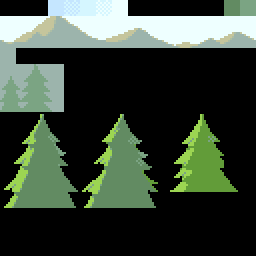
#> input picture assets/trees.png, 128 x 128 px (shown 2 times larger)
$ python render_bike_loop.py
#> lines starting #> are read from the running program, lines starting #| are printed output that depends on the picture
### gba.py
"""Mini GBA-style renderer (BG layers + OAM sprites) for the Pokemon Emerald
bike scene, driven by the assets in graphics/intro/scene_2 of pret/pokeemerald.

Only the pieces the scene needs: 4bpp tile graphics, text BGs with a 32x32
screenblock, and non-affine OBJs with a center-anchored position.
"""

import numpy as np
from PIL import Image

DISPLAY_W, DISPLAY_H = 240, 160
TILE = 8
SCREENBLOCK_TILES = 32  # 32x32 tiles == 256x256 px


def load_indexed(path):
    """PNG (indexed) -> (index array HxW uint8, palette as Nx3 uint8)."""
#> called with path = 'assets/trees.png'
    im = Image.open(path)
#> im is the input picture: PIL image 128x128 P; mean R, G, B 55.5, 67.7, 55
    assert im.mode == "P", f"{path} is {im.mode}, expected indexed"
    pal = np.array(im.getpalette()[: 16 * 3], dtype=np.uint8).reshape(-1, 3)
#> pal = 16 rows, first 8: [0, 0, 0], [156, 189, 246], [172, 205, 246], [197, 230, 255], [213, 246, 255], [238, 255, 255], [156, 180, 172], [197, 197, 156]
    return np.array(im, dtype=np.uint8), pal


# [6 lines left out: function load_jasc_pal, not called in this run]


def load_screenblocks(path):
    """Tilemap .bin -> list of (32,32) uint16 screenblocks."""
    raw = np.fromfile(path, dtype="<u2")
    n = raw.size // (SCREENBLOCK_TILES * SCREENBLOCK_TILES)
    return [
        raw[i * 1024 : (i + 1) * 1024].reshape(SCREENBLOCK_TILES, SCREENBLOCK_TILES)
        for i in range(n)
    ]


# [81 lines left out: functions tile_from_sheet, build_bg, build_bg_palnums, palette_bank, build_bg_rgba, cut_obj and 1 more, not called in this run]


class Canvas:
    """RGB framebuffer drawn back-to-front."""

    def __init__(self, backdrop):
        self.rgb = np.zeros((DISPLAY_H, DISPLAY_W, 3), dtype=np.uint8)
        self.rgb[:, :] = backdrop

    # [22 lines left out: functions blit_bg, blit_sprite, not called in this run]


def gba_sin(idx, amp):
    """pokeemerald Sin(): amplitude-scaled sine over a 256-step period."""
    return int(round(amp * np.sin(2 * np.pi * (idx % 256) / 256)))


def gba_cos(idx, amp):
    return int(round(amp * np.cos(2 * np.pi * (idx % 256) / 256)))

### render_bike_loop.py
#!/usr/bin/env python3
"""Render the Pokemon Emerald bike-ride scene as a seamless animated loop.

Rebuilds the scene from the pret/pokeemerald assets (graphics/intro/scene_2)
rather than capturing the emulator, so the loop can be made frame-exact and
rendered at any scale.

  python3 render_bike_loop.py --scene day --scale 4 --format gif mp4
"""

import argparse
import os
import subprocess

import numpy as np
from PIL import Image

from gba import (
    DISPLAY_H,
    DISPLAY_W,
    Canvas,
    build_bg_rgba,
    cut_obj,
    palette_bank,
    gba_cos,
    gba_sin,
    load_indexed,
    load_jasc_pal,
    load_screenblocks,
    split_frames,
)

ASSETS = os.path.join(os.path.dirname(os.path.abspath(__file__)), "assets")


def a(name):
    return os.path.join(ASSETS, name)


# Backdrop layer set per scene: (tileset png, tilemap bin, far/near bg palette,
# ground palette, moving-scenery sheet, its palette, sprite layout key)
SCENES = {
    # Intro scene 2: daytime, forest
    "day": dict(bg="trees.png", map="trees_map.bin", bgpal=None,
                grasspal=None, scenery="trees_small.png", scenerypal=None,
                layout="trees"),
    # Credits: forest at sunset
    "sunset": dict(bg="trees.png", map="trees_map.bin", bgpal="trees_sunset.pal",
                   grasspal="grass_sunset.pal", scenery="trees_small.png",
                   scenerypal="trees_sunset.pal", layout="trees"),
    # Credits: town at night
    "night": dict(bg="houses.png", map="houses_map.bin", bgpal="houses.pal",
                  grasspal="grass_night.pal", scenery="house_silhouette.png",
                  scenerypal=None, layout="houses"),
    # Credits: ocean at morning
    "ocean": dict(bg="clouds_bg.png", map="clouds_bg_map.bin", bgpal="clouds_bg.pal",
                  grasspal=None, scenery="clouds.png", scenerypal=None,
                  layout="clouds"),
    "ocean_sunset": dict(bg="clouds_bg.png", map="clouds_bg_map.bin",
                         bgpal="clouds_bg_sunset.pal", grasspal="grass_sunset.pal",
                         scenery="clouds.png", scenerypal="clouds_sunset.pal",
                         layout="clouds"),
}

# Moving-scenery sprite layouts, straight from sSpriteMetadata_* in
# intro_credits_graphics.c: (anim frame, w, h, x, y, subpriority)
SCENERY_LAYOUTS = {
    "trees": [
        (0, 32, 32, 16, 88, 100), (0, 32, 32, 80, 88, 100),
         (0, 32, 32, 144, 88, 100), (0, 32, 32, 208, 88, 100),
         (16, 16, 32, 40, 88, 101), (16, 16, 32, 104, 88, 101),
         (16, 16, 32, 168, 88, 101), (16, 16, 32, 232, 88, 101),
         (24, 16, 16, 56, 96, 102), (24, 16, 16, 120, 96, 102),
         (24, 16, 16, 184, 96, 102), (24, 16, 16, 248, 96, 102)
    ],
    "houses": [
        (0, 32, 32, 24, 88, 100), (0, 32, 32, 64, 88, 100),
         (0, 32, 32, 104, 88, 100), (0, 32, 32, 144, 88, 100),
         (0, 32, 32, 184, 88, 100), (0, 32, 32, 224, 88, 100)
    ],
    "clouds": [
        (0, 32, 32, 72, 32, 100), (0, 32, 32, 158, 32, 100),
         (16, 16, 16, 192, 40, 101), (16, 16, 16, 56, 40, 101),
         (20, 16, 8, 100, 44, 102), (20, 16, 8, 152, 44, 102),
         (22, 16, 8, 8, 46, 103), (22, 16, 8, 56, 46, 103),
         (22, 16, 8, 240, 46, 103)
    ],
}

# Scroll speeds in px/frame. The game's own values (CreateBicycleBgAnimationTask
# with 0x4000/0x400/0x10, scenery xOff 0x2000/0x1000) never realign, so the loop
# preset rounds them to values whose period divides LOOP_FRAMES.
LOOP_FRAMES = 256
SPEEDS_LOOP = dict(grass=4.0, bg2=1.0, bg3=0.0, scenery_big=1.125, scenery_small=2.25)
SPEEDS_GAME = dict(grass=4.0, bg2=0.25, bg3=0.0625, scenery_big=0.125,
                   scenery_small=0.0625)


def main():
    p = argparse.ArgumentParser(description=__doc__,
                                formatter_class=argparse.RawDescriptionHelpFormatter)
    p.add_argument("--scene", default="day", choices=sorted(SCENES))
    p.add_argument("--gender", default="male", choices=["male", "female"])
    p.add_argument("--sheet", default="intro", choices=["intro", "credits"],
                   help="intro = 4-frame rider sheet, credits = 7-frame sheet")
    p.add_argument("--scale", type=int, default=4)
    p.add_argument("--frames", type=int, default=LOOP_FRAMES)
    p.add_argument("--fps", type=float, default=59.7275)
    p.add_argument("--step", type=int, default=1,
                   help="keep every Nth frame (2 halves GIF size; the loop stays "
                        "seamless as long as N divides --frames)")
    p.add_argument("--speeds", default="loop", choices=["loop", "game"])
    p.add_argument("--format", nargs="+", default=["gif", "mp4"],
                   choices=["gif", "mp4", "webm", "png"])
    p.add_argument("--out", default="out")
    p.add_argument("--pokemon", default="manectric,torchic,volbeat,flygon",
                   help="comma-separated subset of manectric,torchic,volbeat,"
                        "flygon,latios,latias")
    args = p.parse_args()

    scene = SCENES[args.scene]
    speeds = SPEEDS_LOOP if args.speeds == "loop" else SPEEDS_GAME
    os.makedirs(args.out, exist_ok=True)

    # --- backgrounds -------------------------------------------------------
    bg_sheet, bg_own_pal = load_indexed(a(scene["bg"]))
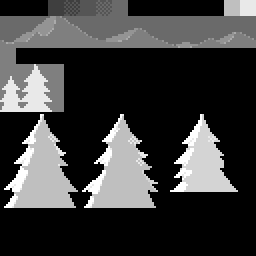
#> bg_sheet: shape (128, 128) (shown 2 times larger); min 0, max 12, mean 2.82; drawn with min black and max white
#> bg_own_pal has the same summary as pal in load_indexed
    bg_pal = load_jasc_pal(a(scene["bgpal"])) if scene["bgpal"] else bg_own_pal
#> bg_pal has the same summary as pal in load_indexed
    blocks = load_screenblocks(a(scene["map"]))

    grass_sheet, grass_own_pal = load_indexed(a("grass.png"))
    grass_pal = load_jasc_pal(a(scene["grasspal"])) if scene["grasspal"] else grass_own_pal

    # The BG palette file lands at slot 0 and spills into 1 and 2 when it holds
    # more than 16 colours; grass always loads at slot 15. Each tilemap entry
    # then picks which slot its tile uses.
    bank = palette_bank([(0, bg_pal), (15, grass_pal)])

    # trees_map/houses_map/clouds_bg_map hold two screenblocks: 6 -> BG3, 7 -> BG2
    bg3 = build_bg_rgba(bg_sheet, blocks[0], bank)
    bg2 = build_bg_rgba(bg_sheet, blocks[1], bank) if len(blocks) > 1 else None
    bg1 = build_bg_rgba(grass_sheet, load_screenblocks(a("grass_map.bin"))[0], bank)

    scenery_sheet, scenery_own_pal = load_indexed(a(scene["scenery"]))
    scenery_pal = (load_jasc_pal(a(scene["scenerypal"])) if scene["scenerypal"]
                   else scenery_own_pal)
    scenery_meta = SCENERY_LAYOUTS[scene["layout"]]

    backdrop = bank[0, 0]

    # --- rider + bike ------------------------------------------------------
    who = "brendan" if args.gender == "male" else "may"
    if args.sheet == "credits":
        rider_sheet, rider_pal = load_indexed(a(f"{who}_credits.png"))
    else:
        rider_sheet, _ = load_indexed(a(f"{who}.png"))
        rider_pal = load_jasc_pal(a("player.pal"))
    rider_frames = split_frames(rider_sheet, 64, 64)[:4]
    bike_sheet, _ = load_indexed(a("bicycle.png"))
    bike_frames = split_frames(bike_sheet, 64, 32)

    # --- accompanying pokemon ---------------------------------------------
    mons = [m.strip() for m in args.pokemon.split(",") if m.strip()]

    manectric_sheet, manectric_pal = load_indexed(a("manectric.png"))
    manectric_frames = split_frames(manectric_sheet, 64, 64)
    torchic_sheet, torchic_pal = load_indexed(a("torchic.png"))
    torchic_frames = split_frames(torchic_sheet, 32, 32)
    volbeat_sheet, volbeat_pal = load_indexed(a("volbeat.png"))
    volbeat_frames = split_frames(volbeat_sheet, 32, 32)

    flyer_name = next((m for m in mons if m in ("flygon", "latios", "latias")), None)
    flyer_frames = flyer_pal = None
    if flyer_name:
        flyer_sheet, flyer_pal = load_indexed(a(f"{flyer_name}.png"))
        flyer_frames = split_frames(flyer_sheet, 64, 64)

    # Rider wobble: the game picks it at random every 8th frame; a fixed
    # 4-step pattern keeps it seamless across the loop.
    wobble = [0, -1, 0, 1]

    frames = []
    for f in range(0, args.frames, args.step):
        c = Canvas(backdrop)

        # BG3 starts at hofs 8 (tBg3PosHi in CreateBicycleBgAnimationTask)
        c.blit_bg(bg3, 8 - speeds["bg3"] * f, 0)

        # Moving-scenery OBJs sit at OAM priority 3: over BG3, under BG2/BG1
        for meta in sorted(scenery_meta, key=lambda m: -m[5]):
            tile, w, h, x0, y0, _ = meta
            v = speeds["scenery_big"] if w >= 32 else speeds["scenery_small"]
            x = ((x0 + v * f + 32) % 288) - 32
            frame = cut_obj(scenery_sheet, tile, w, h)
            c.blit_sprite(frame, scenery_pal, x - w // 2, y0 - h // 2)

        if bg2 is not None:
            c.blit_bg(bg2, -speeds["bg2"] * f, 0)
        c.blit_bg(bg1, -speeds["grass"] * f, 0)

        # --- OBJ priority 1: flyer, volbeat, rider, torchic, manectric -----
        if flyer_frames is not None:
            fy = 46 + gba_sin(f * 4, 8)
            # left and right halves of one 128x64 pokemon
            c.blit_sprite(flyer_frames[0], flyer_pal, 168 - 32 - 32, fy - 32)
            c.blit_sprite(flyer_frames[1], flyer_pal, 168 + 32 - 32, fy - 32)

        if "volbeat" in mons:
            # Figure-8 from VOLBEAT_FIGURE_8 in intro.c, kept inside the frame
            vx = 56 + gba_sin(0xC0 + f * 2, 26)
            vy = 72 + gba_sin(0x80 + f * 4, 0x14)
            vf = volbeat_frames[(f // 2) % 2]
            c.blit_sprite(vf, volbeat_pal, vx - 16, vy - 16)

        ry = 100 + wobble[(f // 8) % 4]
        rf = (f // 4) % 4
        c.blit_sprite(bike_frames[rf], rider_pal, 120 - 32, ry + 8 - 16)
        c.blit_sprite(rider_frames[rf], rider_pal, 120 - 32, ry - 32)

        if "torchic" in mons:
            # Run cycle 0,16,32,16 (sAnim_Torchic_Run) at 4 ticks so it tiles
            tf = [0, 1, 2, 1][(f // 4) % 4]
            ty = 112 + (1 if (f // 4) % 2 else 0)
            c.blit_sprite(torchic_frames[tf], torchic_pal, 196 - 16, ty - 16)

        if "manectric" in mons:
            mf = (f // 4) % 4
            my = 126 + gba_cos(f * 4, 2)
            c.blit_sprite(manectric_frames[mf], manectric_pal, 64 - 32, my - 32)

        frames.append(c.rgb.copy())

    # --- encode ------------------------------------------------------------
    fps = args.fps / args.step
    base = f"bike_{args.scene}_{args.gender}"
    imgs = [Image.fromarray(fr) for fr in frames]
    if args.scale != 1:
        imgs = [im.resize((DISPLAY_W * args.scale, DISPLAY_H * args.scale),
                          Image.NEAREST) for im in imgs]

    written = []
    if "png" in args.format:
        d = os.path.join(args.out, base + "_frames")
        os.makedirs(d, exist_ok=True)
        for i, im in enumerate(imgs):
            im.save(os.path.join(d, f"{i:04d}.png"))
        written.append(d)

    if "gif" in args.format:
        path = os.path.join(args.out, base + ".gif")
        pal_im = imgs[0].quantize(colors=255, method=Image.MEDIANCUT)
        gif = [im.quantize(palette=pal_im, dither=Image.NONE) for im in imgs]
        gif[0].save(path, save_all=True, append_images=gif[1:], loop=0,
                    duration=round(1000 / fps), disposal=1, optimize=True)
        written.append(path)

    for fmt in ("mp4", "webm"):
        if fmt not in args.format:
            continue
        raw = os.path.join(args.out, base + ".raw")
        with open(raw, "wb") as fh:
            for im in imgs:
                fh.write(np.asarray(im.convert("RGB")).tobytes())
        path = os.path.join(args.out, f"{base}.{fmt}")
        codec = (["-c:v", "libx264", "-pix_fmt", "yuv420p", "-crf", "16"]
                 if fmt == "mp4" else
                 ["-c:v", "libvpx-vp9", "-pix_fmt", "yuv420p", "-crf", "24", "-b:v", "0"])
        subprocess.run(
            ["ffmpeg", "-y", "-loglevel", "error", "-f", "rawvideo",
             "-pixel_format", "rgb24", "-video_size", f"{imgs[0].width}x{imgs[0].height}",
             "-framerate", str(fps), "-i", raw, *codec, path],
            check=True)
        os.remove(raw)
        written.append(path)

    for w in written:
        print(w)


if __name__ == "__main__":
#> (the run stopped early here; a loop or call above may not have finished)
